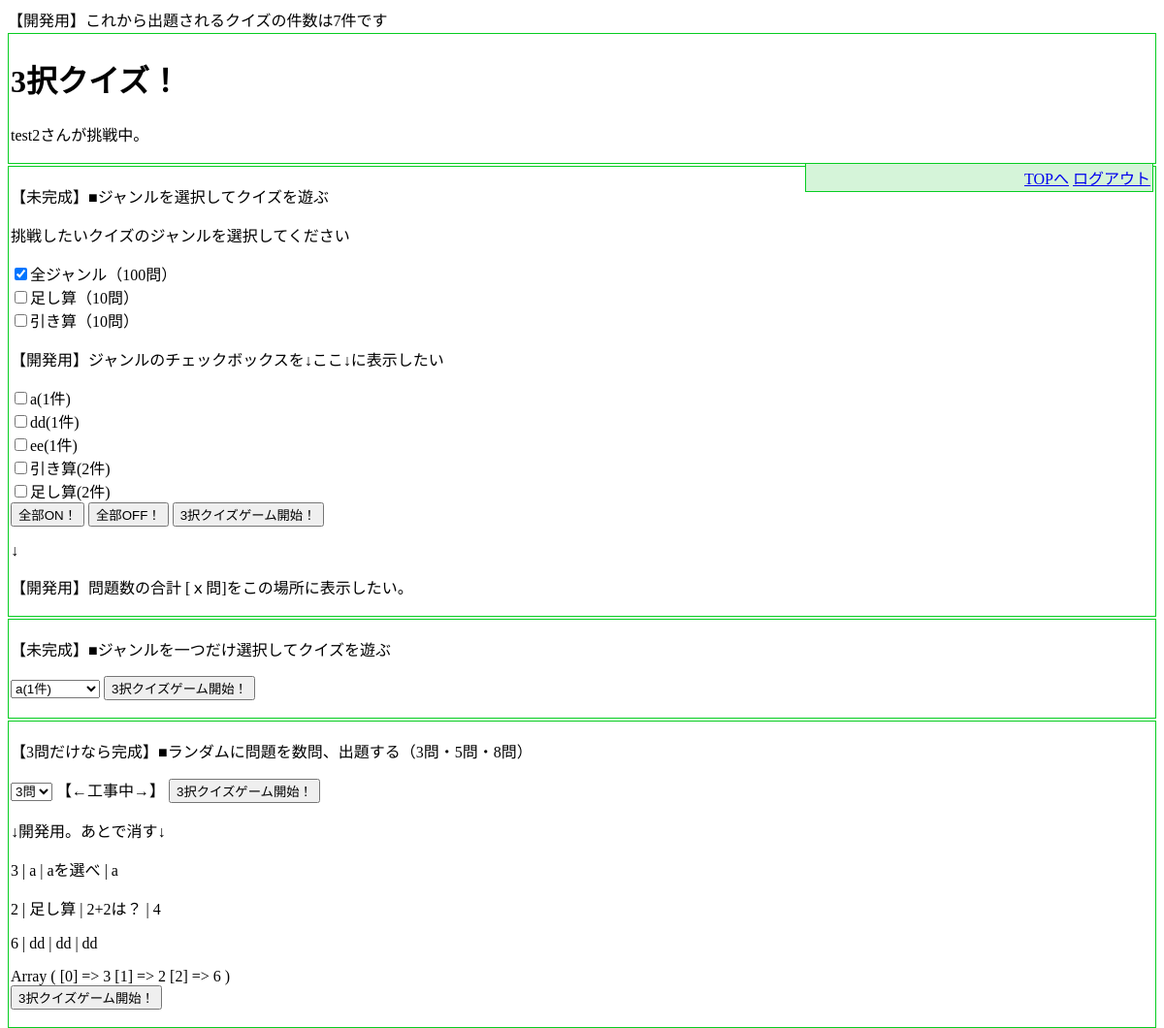
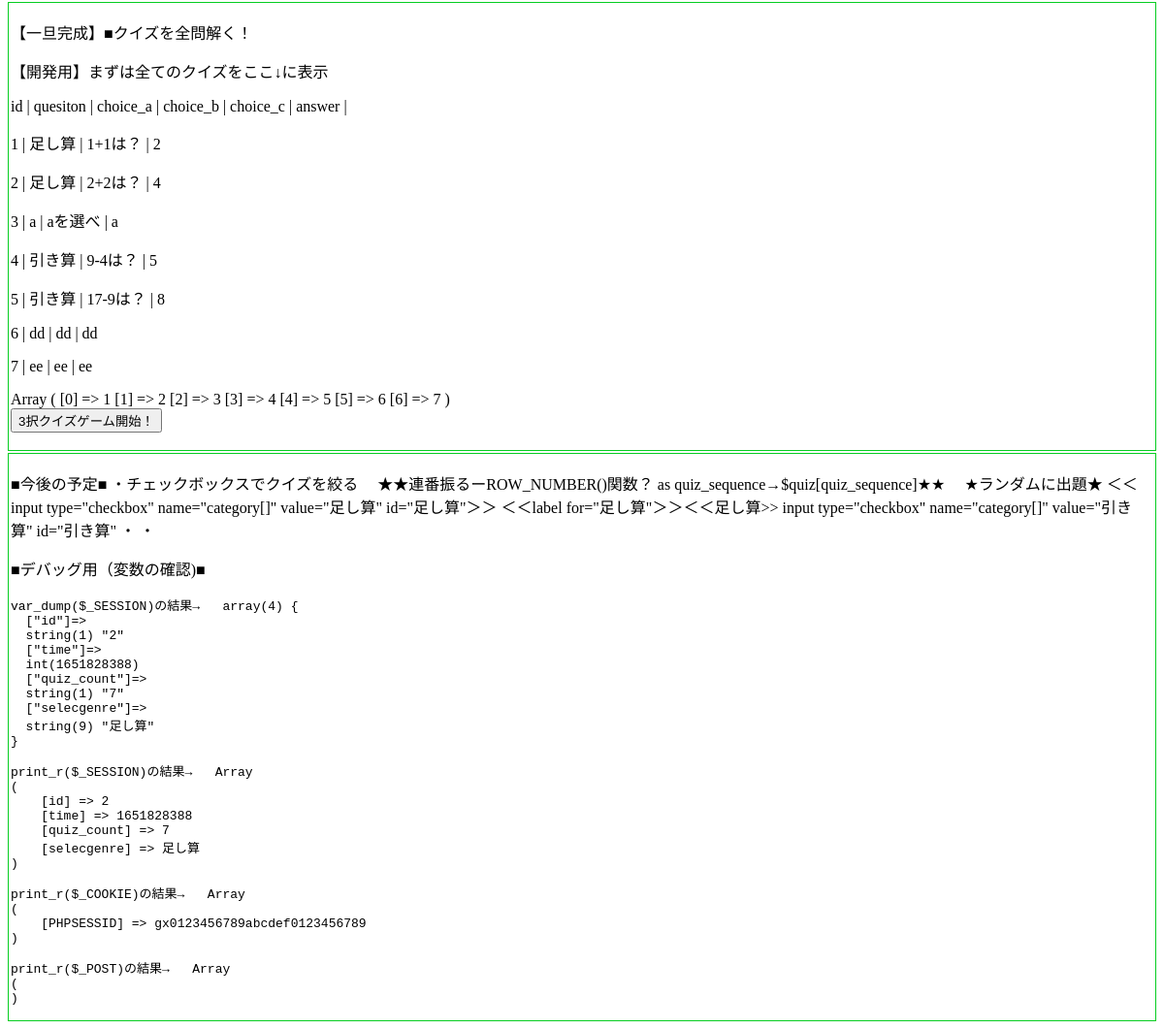
The app's page /quiz/old/bk0424-1400/quiz_genre.php (signed in) with its own data (2 pictures, top to bottom).
### tables this page shows
CREATE TABLE `members` (
  `id` int(11) NOT NULL,
  `user_name` varchar(100) NOT NULL,
  `password` varchar(255) NOT NULL,
  `user_image` varchar(255) NOT NULL,
  `level` int(11) NOT NULL DEFAULT '0',
  `experience` int(11) NOT NULL DEFAULT '0',
  `created` datetime NOT NULL,
  `modified` timestamp NOT NULL DEFAULT CURRENT_TIMESTAMP ON UPDATE CURRENT_TIMESTAMP
);

CREATE TABLE `quiz_book` (
  `id` int(11) NOT NULL,
  `question` varchar(1000) DEFAULT NULL,
  `choice_a` varchar(500) DEFAULT NULL,
  `choice_b` varchar(500) DEFAULT NULL,
  `choice_c` varchar(500) DEFAULT NULL,
  `answer` varchar(500) DEFAULT NULL,
  `commentary` text,
  `genre` varchar(40) DEFAULT NULL,
  `member_id` int(11) DEFAULT NULL,
  `created` datetime DEFAULT NULL,
  `modified` timestamp NOT NULL DEFAULT CURRENT_TIMESTAMP ON UPDATE CURRENT_TIMESTAMP
);

### quiz/old/bk0424-1400/quiz_genre.php (the view, shortened to what this page needs)
<?php
require('../dbconnect.php');
if (isset($_SESSION['id']) && $_SESSION['time'] + 3600 > time()) {
	$members = $db->prepare('SELECT * FROM members WHERE id=?');
	$members->execute(array($_SESSION['id']));
	$member = $members->fetch();
} else {
	header('Location: login.php');
	exit();
}
function h($value) {
	return htmlspecialchars($value, ENT_QUOTES);
}
echo '【開発用】これから出題されるクイズの件数は' . $_SESSION['quiz_count'] . '件です';
?>
<!DOCTYPE html>
<html>
<head>
<link rel="stylesheet" href="quiz.css" type="text/css">
</head>
<body background="../images/KAZUHIRO171013022.jpg" >
<div id="header">
  <h1><span class="pyonpyon">3択</span>クイズ！<span class="pyonpyon"></span></h1>
	<dl>
		<dt><?php echo h($member['user_name']); ?>さんが挑戦中。</dt>
	</dl>
	<div class="header_menu" style="text-align: right">
			<a href="../menu.php">TOPへ</a>
			<a href="../logout.php">ログアウト</a>
	</div>
</div>
<div>
<p>【未完成】■ジャンルを選択してクイズを遊ぶ</p>
<p>挑戦したいクイズのジャンルを選択してください</p>
<label><input type="checkbox" name="all_genres" value="全部" checked>全ジャンル（100問）</label><br>
<label><input type="checkbox" name="selected_genres[]" value="足し算">足し算（10問）</label><br>
<label><input type="checkbox" name="selected_genres[]" value="引き算">引き算（10問）</label><br>
<p>【開発用】ジャンルのチェックボックスを↓ここ↓に表示したい</p>
<form action="quiz.php" method="post" name="categories">
  <?php
      $genres = $db->query('SELECT genre,COUNT(*) as genre_count FROM quiz_book group by genre');
      while ($genre = $genres->fetch()){
        echo '<input type="checkbox" name="syutsudai[]" value="' . $genre['genre'] . '" id="' . $genre['genre'] .'">';
        echo '<label>' . $genre['genre'] .'(' . $genre['genre_count']  .'件)</label><br>';
      }
      print_r($syutsudai_selectgenre);
  ?>
  <input type="button" value="全部ON！" onclick="allcheck(true);">
  <input type="button" value="全部OFF！" onclick="allcheck(false);">
  <input type="submit" value="3択クイズゲーム開始！">
</form>
<p>↓</p>
<p>【開発用】問題数の合計 [ｘ問]をこの場所に表示したい。</p>
</div>
<div id="div_genre">
  <p>【未完成】■ジャンルを一つだけ選択してクイズを遊ぶ</p>
  <form action="quiz.php" method="post">
    <select name="selected_genres" class="selected_genres">
      <?php
        $genres = $db->query('SELECT genre,COUNT(*) as genre_count FROM quiz_book group by genre');
        while ($genre = $genres->fetch()){
          echo '<option value="' . $genre['genre'] .'">' . $genre['genre'] . '(' . $genre['genre_count'] . '件)</option>';
        }
      ?>
    <input type="submit" value="3択クイズゲーム開始！">
    </select>
  </form>
</div>
<div class="random">
  <p>【3問だけなら完成】■ランダムに問題を数問、出題する（3問・5問・8問）</p>
  <form action="quiz.php" method="post">
    <select name="xxxx" class="xxxx">
      <option value="3">3問</option>
    </select>
    <label>【←工事中→】</label>
    <input type="submit" value="3択クイズゲーム開始！">
  </form>
  <?php
    echo '↓開発用。あとで消す↓';
    $stmt = $db->prepare('SELECT * FROM quiz_book ORDER BY RAND() LIMIT :keyword');
    $stmt->bindValue(':keyword', 3, PDO::PARAM_INT);
    $stmt->execute();
    while ($allquiz = $stmt->fetch()){
      echo '<p>' . $allquiz['id'] .' | '. $allquiz['genre'] .' | '. $allquiz['question'] .' | '. $allquiz['answer'] . '</p>';
      $syutsudai_random[] = $allquiz['id'];
    }
    print_r($syutsudai_random);
  ?>
  <form action="quiz.php" method="post">
    <input type="submit" value="3択クイズゲーム開始！">
  </form>
</div>
<div class="allquiz">
  <p>【一旦完成】■クイズを全問解く！</p>
  <p>【開発用】まずは全てのクイズをここ↓に表示</p>
  <p>id | quesiton | choice_a | choice_b | choice_c | answer | </p>
  <?php
    $stmt = $db->prepare('SELECT * FROM quiz_book');
    $stmt->execute();
    while ($allquiz = $stmt->fetch()){
      echo '<p>' . $allquiz['id'] .' | '. $allquiz['genre'] .' | '. $allquiz['question'] .' | '. $allquiz['answer'] . '</p>';
      $syutsudai_all[] = (string)$allquiz['id'];
    }
    print_r($syutsudai_all);
  ?>
  <form action="quiz.php" method="post">
    <input type="submit" value="3択クイズゲーム開始！">
  </form>
</div>
<div class=div_debug1>
    <p>■今後の予定■
      ・チェックボックスでクイズを絞る
         ★★連番振るーROW_NUMBER()関数？ as quiz_sequence→$quiz[quiz_sequence]★★
         　★ランダムに出題★
         ＜＜input type="checkbox" name="category[]" value="足し算" id="足し算"＞＞
         ＜＜label for="足し算"＞＞＜＜足し算>>
         input type="checkbox" name="category[]" value="引き算" id="引き算"
      ・
      ・
    </p>
    <p>■デバッグ用（変数の確認)■</p>
    <pre><?php	echo 'var_dump($_SESSION)の結果→   ';	var_dump ($_SESSION); ?></pre>
    <pre><?php echo 'print_r($_SESSION)の結果→   '; print_r($_SESSION); ?></pre>
    <pre><?php echo 'print_r($_COOKIE)の結果→   '; print_r($_COOKIE); ?></pre>
    <pre><?php echo 'print_r($_POST)の結果→   '; print_r($_POST); ?></pre>
  </div>
</body>
</html>

### quiz/old/bk0424-1400/quiz.css (style rules this page uses)
body { background-size:95%; }
div.header_menu { background-color:#d5f4d9; width:30%; float:right; clear:both; }
div { border:0.5px solid ; border-color:#06cd21 ; margin:2px auto; padding:2px; }
.pyonpyon { animation: pyon 0.3s linear; position: relative; }

### records on screen
members: user_name "test2"
quiz_book: id "3", genre "a", question "aを選べ", answer "a"
quiz_book: id "2", genre "足し算", question "2+2は？", answer "4"
quiz_book: id "6", genre "dd", question "dd", answer "dd"
quiz_book: id "1", genre "足し算", question "1+1は？", answer "2"
quiz_book: id "4", genre "引き算", question "9-4は？", answer "5"
quiz_book: id "5", genre "引き算", question "17-9は？", answer "8"
quiz_book: id "7", genre "ee", question "ee", answer "ee"

### other values on screen
$_SESSION['quiz_count'] "7"
$genre['genre'] "a"
$genre['genre_count'] "1"
$genre['genre'] "dd"
$genre['genre'] "ee"
$genre['genre'] "引き算"
$genre['genre_count'] "2"
$genre['genre'] "足し算"
form field selected_genres "a(1件)"
